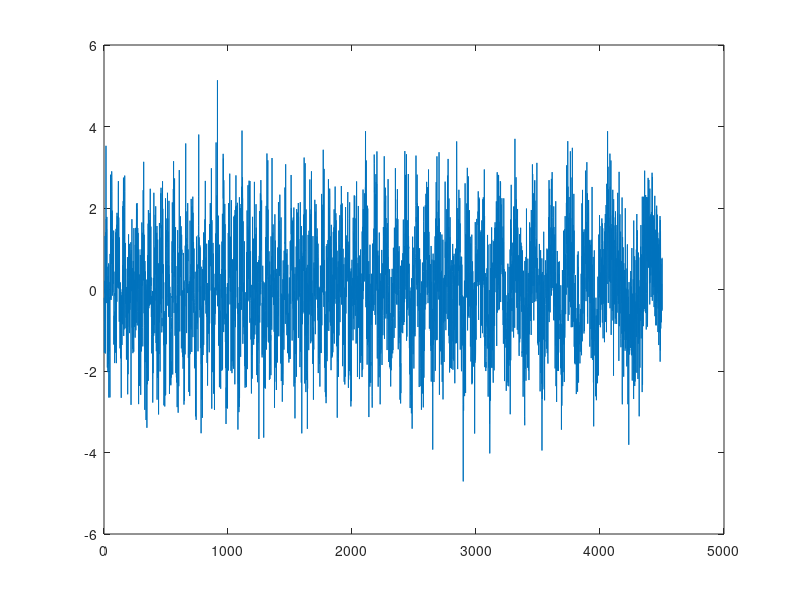
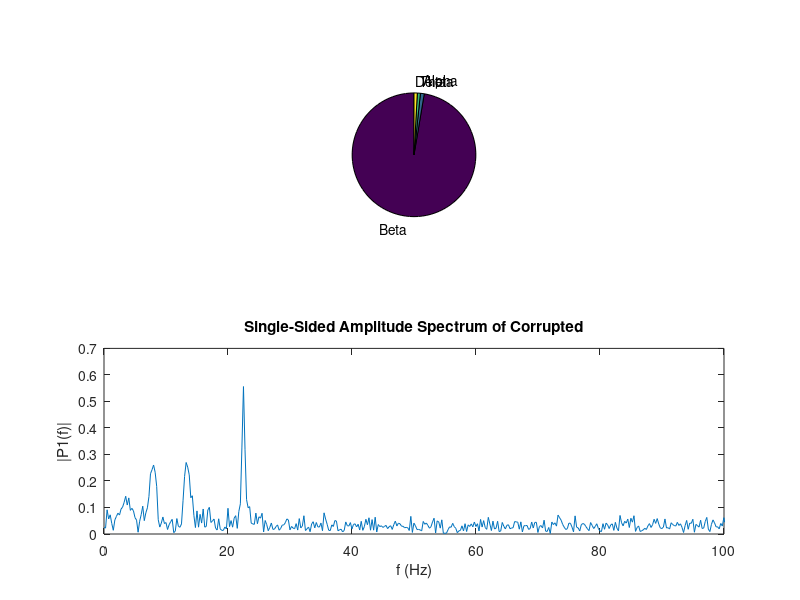

Write MATLAB code to recreate these figures, in order. (Note: this script raises an error after producing the figures.)
samplefreq = 1e3;
samplerate = 1/samplefreq;
%% Beta (13-30 Hz)
f_beta = 20;
t_major = 0:samplerate:2; %1kHz sample frequency for a duration of 1 sec 
beta = sin(2*pi*f_beta*t_major);
plot(t_major,beta);
ylim([0, 1.5]);

%% Alpha (8-13 Hz)
f_alpha = 12;
t = 0:samplerate:1; %1kHz sample frequency for a duration of 1 sec 
alpha = sin(2*pi*f_alpha*t);
plot(t,alpha);
ylim([0, 1.5]);

%% Theta (4-8 Hz)
f_theta = 7;
t = 0:samplerate:1; %1kHz sample frequency for a duration of 1 sec 
theta = sin(2*pi*f_theta*t);
plot(t,theta);
ylim([0, 1.5]);

%% Delta (0.5-4 Hz)
f_delta = 3;
t_minor = 0:samplerate:0.5;
delta = sin(2*pi*f_delta*t_minor);
plot(t_minor,delta);
ylim([0, 1.5]);

%% Composition of EEG
EEG = horzcat(beta,alpha(2:end),theta(2:end),delta(2:end));
endtime = (length(EEG)-1)/(samplerate);
time = 0:samplefreq:endtime;
plot(EEG);

%% Add artificial noise
EEG_noise = awgn(EEG,10,'measured');
plot(EEG_noise);
EEG_noise2 = randn(size(EEG_noise));
plot(EEG_noise2);
EEG_raw = EEG_noise + EEG_noise2;
plot(EEG_raw);
%% FFT
figure()
L = 4001;
EEG_fft = fft(EEG_raw);
P2 = abs(EEG_fft/L);
P1 = P2(1:L/2+1);
P1(2:end-1) = 2*P1(2:end-1);
f = samplefreq*(0:(L/2))/L;
subplot(2,1,2)
plot(f,P1)
title('Single-Sided Amplitude Spectrum of Corrupted')
xlabel('f (Hz)')
ylabel('|P1(f)|')
xlim([0 100]);
subplot(2,1,1)
Y = fft(EEG);
P2c = abs(Y/L);
P1c = P2c(1:L/2+1);
P1c(2:end-1) = 2*P1c(2:end-1);
plot(f,P1c)
title('Single-Sided Amplitude Spectrum of Original')
xlabel('f (Hz)')
ylabel('|P1(f)|')
xlim([0 100]);
%% Create Time Windows
% Work in progress...

%% Sorting EEG via Modulated Frequencies
beta_time = 0;
alpha_time = 0;
theta_time = 0;
delta_time = 0;
for i = 1:length(f)
    if f(i) >= 13
        beta_mod = 26.5 + 13.5*cos(2*pi*t_major*f(i));
        beta_time = beta_time + 1;
    elseif f(i) < 13 && f(i) >= 8
        alpha_mod = 10.5 + 2.5*cos(2*pi*t*f(i));
        alpha_time = alpha_time + 1;
    elseif f(i) < 8 && f(i) >= 4
        theta_mod = 6 + 2*cos(2*pi*t*f(i));
        theta_time = theta_time + 1;
    else
        delta_time = delta_time + 1;
    end
    total_time = beta_time + alpha_time + theta_time + delta_time;
end
X = [(beta_time)/total_time, (alpha_time)/total_time, (theta_time)/total_time, (delta_time)/total_time];
labels = {'Beta','Alpha','Theta','Delta'};
pie(X,labels);

%% EEG Check
%Work in progress...
%Y = 'Beta waves, so concentrating :)';
%N = 'No Beta waves, so not concentrating :(';
%{
for i = 1:length(EEG)
    if i >= pwelch(sin(2*pi*13*t))
        disp(Y)
    else
        disp(N)
    end
end
%}

[pks,pksloc] = findpeaks(P1c,'SortStr','descend');

beta = pks(1);
betafreq = f(pksloc(1));

alpha = pks(2);
alphafreq = f(pksloc(2));

theta = pks(3);
thetafreq = f(pksloc(3));

delta = pks(4);
deltafreq = f(pksloc(4));

total = beta + alpha + theta + delta;
conc_perc = round((beta/total),2);
conc_thresh = 0.5;
reached = ['Great job! You were concentrating ',num2str(conc_perc*100),' % of the time.'];
notreached = ['You were concentrating ',num2str(conc_perc*100),' % of the time. Keep practicing, and you will get there!'];

if conc_perc >= conc_thresh
    disp(reached);
elseif conc_perc < conc_thresh
    disp(notreached);
end
X = [(beta)/total, (alpha)/total, (theta)/total, (delta)/total];
labels = {'Beta','Alpha','Theta','Delta'};
pie(X,labels);
